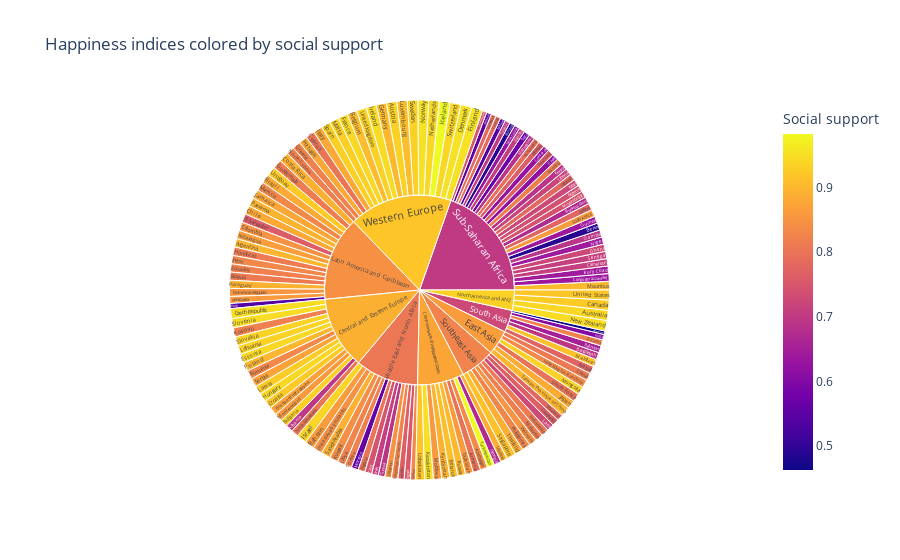

The notebook cell this image was saved under:
### Markdown cell above
### Highly interactive Sunburst Chart from Plotly with Social support gradient
##### Hover and click to expand the chart and see the details

### Code cell
sunburst=px.sunburst(data,path=['Regional indicator','Country name'],values=data['Ladder score'],color='Social support',title='Happiness indices colored by social support')
sunburst.show()

### Figure 1 — Plotly figure (JSON) as saved in the notebook; plotly's stock layout.template omitted (floating-point values rounded to 4 significant figures; data arrays with more than 128 entries replaced by an {"elided": "..."} marker saying what was removed)
{"data": [{"branchvalues": "total", "customdata": {"elided": "159x1 float values"}, "domain": {"x": [0, 1], "y": [0, 1]}, "hovertemplate": "labels=%{label}<br>Ladder score=%{value}<br>parent=%{parent}<br>id=%{id}<br>Social support=%{color}<extra></extra>", "ids": {"elided": "159 str values"}, "labels": {"elided": "159 str values"}, "marker": {"coloraxis": "coloraxis", "colors": {"elided": "159 float values"}}, "name": "", "parents": {"elided": "159 str values"}, "type": "sunburst", "values": {"elided": "159 float values"}}], "layout": {"coloraxis": {"colorbar": {"title": {"text": "Social support"}}, "colorscale": [[0, "#0d0887"], [0.1111, "#46039f"], [0.2222, "#7201a8"], [0.3333, "#9c179e"], [0.4444, "#bd3786"], [0.5556, "#d8576b"], [0.6667, "#ed7953"], [0.7778, "#fb9f3a"], [0.8889, "#fdca26"], [1, "#f0f921"]]}, "legend": {"tracegroupgap": 0}, "title": {"text": "Happiness indices colored by social support"}, "autosize": true}}
